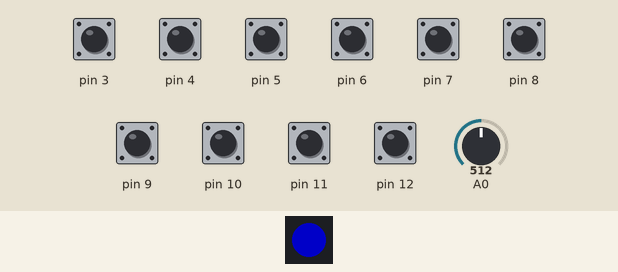
This sketch was run on a simulated Arduino Uno, built with avr-gcc and run on an emulated ATmega328P. Shown: 1 RGB LEDs in strip order, left to right. The test bench sets the inputs (shaded band); at power-on: pin 3–12 HIGH, A0 = 512. Dim RGB values are drawn brighter than linear; what the sketch prints to the serial monitor is not drawn.

Above: at 2.2 s.
2.3 s: pin 12 pulled LOW for 0.15 s
At 3.2 s:
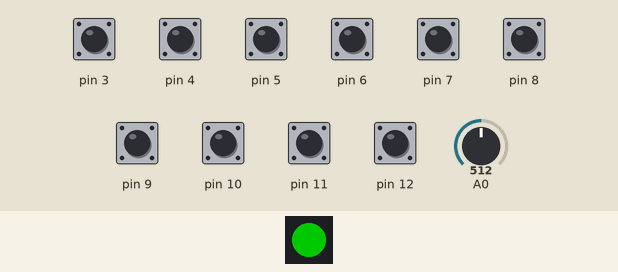
3.9 s: pin 12 pulled LOW for 1 s
At 4.7 s:
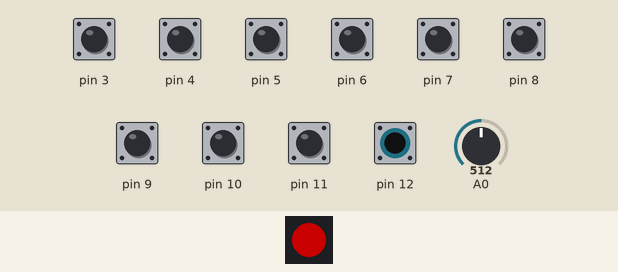
Timing chart, 0 to 7.4 s (numbered marks = the images above; inputs shaded):
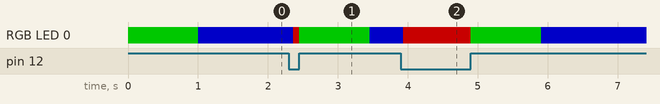

The sketch:

transmitter01.ino
```cpp
#include <Adafruit_NeoPixel.h>
#define PIN            2
#define NUMPIXELS      1

Adafruit_NeoPixel pixels = Adafruit_NeoPixel(NUMPIXELS, PIN, NEO_GRB + NEO_KHZ800);

int but1 = 1;
int but2 = 1;
int but3 = 1;
int but4 = 1;
int but5 = 1;
int but6 = 1;
int but7 = 1;
int but8 = 1;
int but9 = 1;
int slide1 = 512;
int state = 0;


char youareZ = 'z';  //identifiers for each slave device

unsigned long previousMillis = 0;
const long interval = 80;

void setup() {

  pinMode(3,INPUT_PULLUP);
  pinMode(4,INPUT_PULLUP);
  pinMode(5,INPUT_PULLUP);
  pinMode(6,INPUT_PULLUP);
  pinMode(7,INPUT_PULLUP);
  pinMode(8,INPUT_PULLUP);
  pinMode(9,INPUT_PULLUP);
  pinMode(10,INPUT_PULLUP);
  pinMode(11,INPUT_PULLUP);
  pinMode(12,INPUT_PULLUP);
  pinMode(A0, INPUT);

  pixels.begin(); // This initializes the NeoPixel library.


  Serial.begin(115200);

  pair();
}

void pair()

{
    state = 0;
    pixels.setPixelColor(0, pixels.Color(100,0,0));
    pixels.show();

   while(state == 0) {
          state = digitalRead(12);  // check to see when BT is paired
          }
          // when it's paired
          pixels.setPixelColor(0, pixels.Color(0,100,0));
          pixels.show();
          delay(1000);
          pixels.setPixelColor(0, pixels.Color(0,0,100));
          pixels.show();
}


void loop() {
     unsigned long currentMillis = millis();
     if (currentMillis - previousMillis >= interval) {  // start timed event
        previousMillis = currentMillis;

  state = digitalRead(12);  // check to see when BT is paired
  if (state == 0) {
    pair();
  }


  but1 = digitalRead(3);
  but2 = digitalRead(4);
  but3 = digitalRead(5);
  but4 = digitalRead(6);
  but5 = digitalRead(7);
  but6 = digitalRead(8);
  but7 = digitalRead(9);
  but8 = digitalRead(10);
  but9 = digitalRead(11);
  slide1 = analogRead(A0);

  Serial.print(youareZ);  // send identifier
  Serial.print(" , ");
  Serial.print(but1);
  Serial.print(" , ");
  Serial.print(but2);
  Serial.print(" , ");
  Serial.print(but3);
  Serial.print(" , ");
  Serial.print(but4);
  Serial.print(" , ");
  Serial.print(but5);
  Serial.print(" , ");
  Serial.print(but6);
  Serial.print(" , ");
  Serial.print(but7);
  Serial.print(" , ");
  Serial.print(but8);
  Serial.print(" , ");
  Serial.print(but9);
  Serial.print(" , ");
  Serial.print(slide1);
  Serial.print(youareZ);  // send identifier

     }

}
```

Measured:
- after the input at 2.3 s, RGB LED 0: RGB(0, 0, 100) → RGB(100, 0, 0) after 0.06 s, → RGB(0, 100, 0) 0.09 s later, → RGB(0, 0, 100) 1.0 s later
- after the input at 3.9 s, RGB LED 0: RGB(0, 0, 100) → RGB(100, 0, 0) at once, → RGB(0, 100, 0) 0.97 s later, → RGB(0, 0, 100) 1.0 s later
